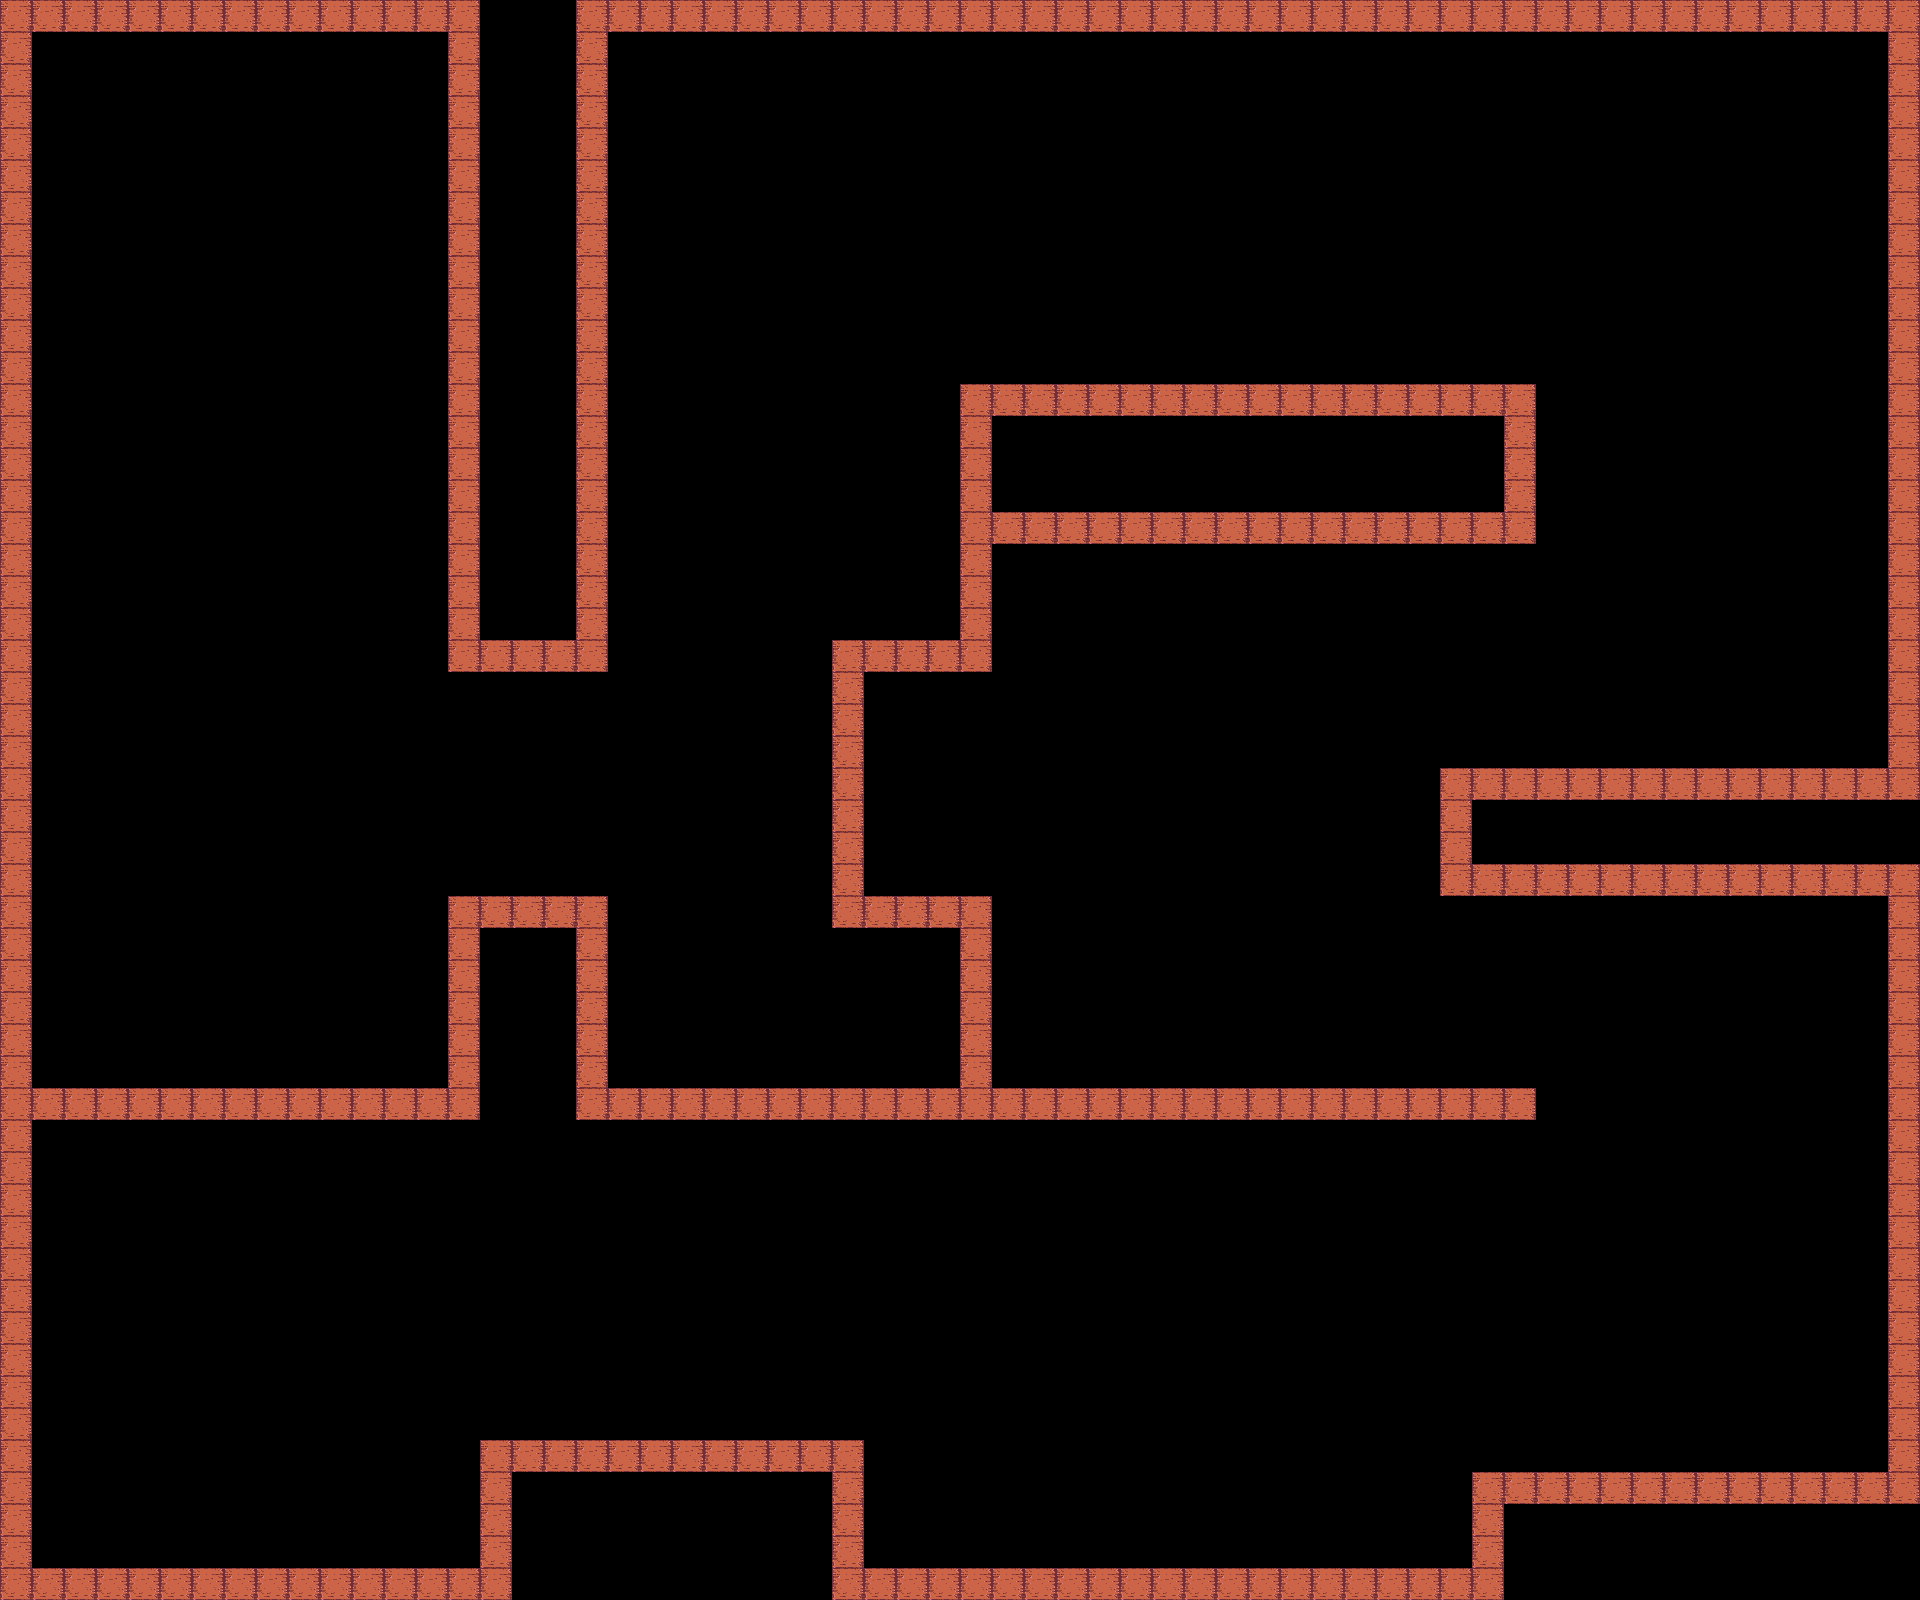

Rendered tile map (Tiled .tmx) drawn with the repository's tilesets; below, a short description and the map source with its tile grids summarised:
An orthogonal 60x50 tile map with 32x32 px tiles, 1 tile layer (Tiles) and 32 objects (PlayerStart).

<map version="1.0" orientation="orthogonal" width="60" height="50" tilewidth="32" tileheight="32">
 <tileset firstgid="1" name="woodenTile32" tilewidth="32" tileheight="32">
  <image source="woodenTile32.png" width="32" height="32" />
 </tileset>
 <layer name="Tiles" width="60" height="50">
  <data>[3000 cells, 418 non-empty, 1 distinct tile ids]</data>
 </layer>
 <objectgroup name="Collisions" width="60" height="50">
  <object x="0" y="0" width="480" height="32" />
  <object x="448" y="32" width="32" height="640" />
  <object x="0" y="32" width="32" height="1568" />
  <object x="32" y="1088" width="448" height="32" />
  <object x="448" y="896" width="160" height="32" />
  <object x="448" y="928" width="32" height="192" />
  <object x="480" y="640" width="96" height="32" />
  <object x="576" y="0" width="32" height="672" />
  <object x="608" y="0" width="1312" height="32" />
  <object x="1888" y="32" width="32" height="768" />
  <object x="960" y="384" width="576" height="32" />
  <object x="1504" y="416" width="32" height="128" />
  <object x="992" y="512" width="512" height="32" />
  <object x="960" y="416" width="32" height="256" />
  <object x="832" y="640" width="128" height="32" />
  <object x="832" y="672" width="32" height="256" />
  <object x="864" y="896" width="128" height="32" />
  <object x="576" y="928" width="32" height="192" />
  <object x="608" y="1088" width="928" height="32" />
  <object x="960" y="928" width="32" height="160" />
  <object x="1440" y="768" width="32" height="128" />
  <object x="1472" y="768" width="416" height="32" />
  <object x="1472" y="864" width="448" height="32" />
  <object x="32" y="1568" width="480" height="32" />
  <object x="480" y="1440" width="384" height="32" />
  <object x="480" y="1472" width="32" height="96" />
  <object x="832" y="1472" width="32" height="96" />
  <object x="832" y="1568" width="640" height="32" />
  <object x="1472" y="1472" width="32" height="128" />
  <object x="1504" y="1472" width="384" height="32" />
  <object x="1888" y="896" width="32" height="608" />
 </objectgroup>
 <objectgroup name="Game Objects" width="60" height="50">
  <object name="PlayerStart" x="128" y="128" />
 </objectgroup>
</map>
